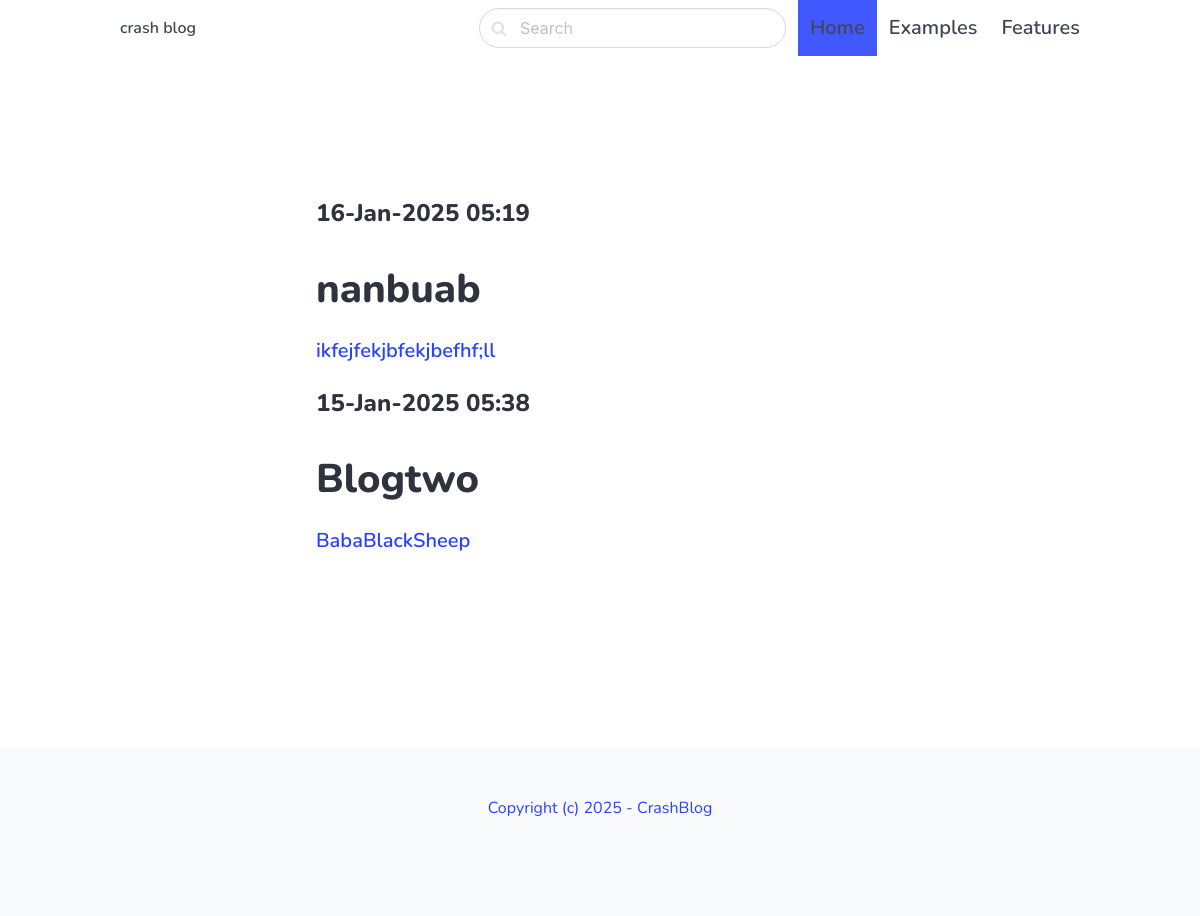
The page / on the database its author committed.
### blog/models.py (models this page shows)
class PostBlog(models.Model):
    title = models.CharField(max_length=255)
    intro = models.TextField()
    body = models.TextField()
    slug = models.SlugField()    #those goofy ahh site url part
    created_at = models.DateTimeField(default = timezone.now) #dont use timezone.now() i.e. callable function as parameters but use timezone.now i.e. without brackets
    class Meta:
        ordering = ("-created_at",)           #latest one is first i.e. descending

### core/views.py (the view)
# urls.py: path('', frontpage, name = "frontpage"),
def frontpage(request):
    posts = PostBlog.objects.all()                  #queryset with all the rows
    context = {"posts": posts}
    return render(request, "core/frontpage.html", context)

### core/templates/core/frontpage.html (shortened to what this page needs)
{% extends 'core/base.html' %}
{% block content %}
    <section class="hero ">
        <div class="hero-body">
            <div class="container">
                <section class="section">
                    <div class="columns">
                      <div class="column is-8 is-offset-2">
                        {% for post in posts %}
                            <div class="content is-medium">
                                <a href="{% url 'post_detail' post.slug %}">
                                <h2 class="subtitle is-4">{{ post.created_at | date:'d-M-Y h:i'  }}</h2>
                                <h1 class="title">{{ post.title }}</h1>
                                <p><strong> {{ post.intro }} </strong></p>
                            </div>
                        {% endfor %}
                      </div>
                    </div>
                </section>
            </div>
        </div>
    </section>
{% endblock %}

### core/templates/core/base.html (style rules this page uses)
body { font-family: 'Nunito', sans-serif; }

### rows shown on the page
PostBlog: created_at "16-Jan-2025 05:19", title "nanbuab", intro "ikfejfekjbfekjbefhf;ll"
PostBlog: created_at "15-Jan-2025 05:38", title "Blogtwo", intro "BabaBlackSheep"
